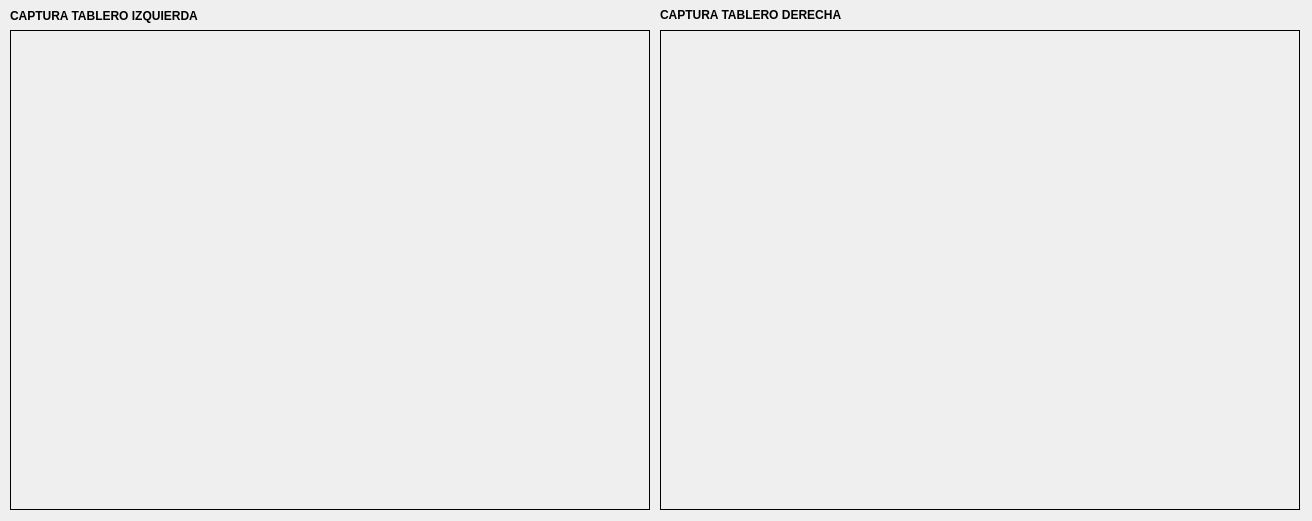
<?xml version="1.0" encoding="UTF-8"?>
<ui version="4.0">
 <class>rectificacion</class>
 <widget class="QDialog" name="rectificacion">
  <property name="geometry">
   <rect>
    <x>0</x>
    <y>0</y>
    <width>1312</width>
    <height>521</height>
   </rect>
  </property>
  <property name="minimumSize">
   <size>
    <width>1312</width>
    <height>521</height>
   </size>
  </property>
  <property name="maximumSize">
   <size>
    <width>1312</width>
    <height>521</height>
   </size>
  </property>
  <property name="windowTitle">
   <string>Rectificación Final (Resultado)</string>
  </property>
  <widget class="QLabel" name="rectIzq">
   <property name="geometry">
    <rect>
     <x>10</x>
     <y>30</y>
     <width>640</width>
     <height>480</height>
    </rect>
   </property>
   <property name="frameShape">
    <enum>QFrame::Box</enum>
   </property>
   <property name="text">
    <string/>
   </property>
  </widget>
  <widget class="QLabel" name="rectDer">
   <property name="geometry">
    <rect>
     <x>660</x>
     <y>30</y>
     <width>640</width>
     <height>480</height>
    </rect>
   </property>
   <property name="frameShape">
    <enum>QFrame::Box</enum>
   </property>
   <property name="text">
    <string/>
   </property>
  </widget>
  <widget class="QLabel" name="label">
   <property name="geometry">
    <rect>
     <x>10</x>
     <y>6</y>
     <width>231</width>
     <height>21</height>
    </rect>
   </property>
   <property name="text">
    <string>&lt;html&gt;&lt;head/&gt;&lt;body&gt;&lt;p&gt;&lt;span style=&quot; font-weight:600;&quot;&gt;CAPTURA TABLERO IZQUIERDA&lt;/span&gt;&lt;/p&gt;&lt;/body&gt;&lt;/html&gt;</string>
   </property>
  </widget>
  <widget class="QLabel" name="label_2">
   <property name="geometry">
    <rect>
     <x>660</x>
     <y>0</y>
     <width>231</width>
     <height>31</height>
    </rect>
   </property>
   <property name="text">
    <string>&lt;html&gt;&lt;head/&gt;&lt;body&gt;&lt;p&gt;&lt;span style=&quot; font-weight:600;&quot;&gt;CAPTURA TABLERO DERECHA&lt;/span&gt;&lt;/p&gt;&lt;/body&gt;&lt;/html&gt;</string>
   </property>
  </widget>
 </widget>
 <resources/>
 <connections/>
</ui>
